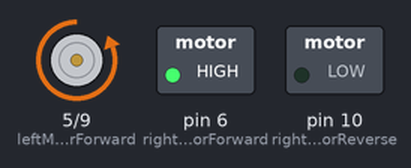
Recording of a sketch running on a simulated Arduino Uno, built with avr-gcc and run on an emulated ATmega328P. On the bench: motor-driver pin pairs drawn as motors (green arrow = first pin HIGH = forward, orange = second pin HIGH = backward, longer = more drive), switched loads named in the sketch (green lamp = pin HIGH).

Above: at 0.8 s.
Timing chart, 0 to 3.0 s (numbered marks = the images above):
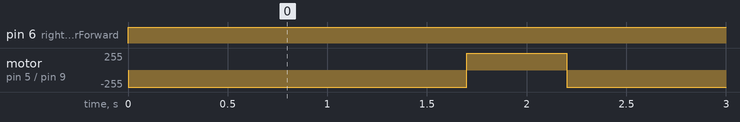

Measured:
- by itself, pin 6 (rightMotorForward): LOW → HIGH at 0.00 s
- by itself, motor on pin 5 (leftMotorForward) / pin 9 (leftMotorReverse): alternates forward 255/255 for 0.50 s and backward 255/255 for 1.7 s

The sketch:

up_up_down_down_left_right_left_right_b_a_start.ino
```cpp
#define leftMotorForward 5
#define leftMotorReverse 9
#define rightMotorForward 6
#define rightMotorReverse 10

#define leftTriggerPin A3
#define leftEchoPin A2
#define rightTriggerPin 2
#define rightEchoPin 3

#define switchOne 7
#define switchTwo 4

int distance = 0;

void forward() {
  digitalWrite(leftMotorForward , HIGH);
  digitalWrite(leftMotorReverse , LOW);
  digitalWrite(rightMotorForward , HIGH);
  digitalWrite(rightMotorReverse , LOW);
}

void backward() {
  digitalWrite(leftMotorForward , LOW);
  digitalWrite(leftMotorReverse , HIGH);
  digitalWrite(rightMotorForward , LOW);
  digitalWrite(rightMotorReverse , HIGH);
}

void left() {
  digitalWrite(leftMotorForward , HIGH);
  digitalWrite(leftMotorReverse , LOW);
  digitalWrite(rightMotorForward , LOW);
  digitalWrite(rightMotorReverse , HIGH);
}

void right() {
  digitalWrite(leftMotorForward , LOW);
  digitalWrite(leftMotorReverse , HIGH);
  digitalWrite(rightMotorForward , HIGH);
  digitalWrite(rightMotorReverse , LOW);
}

void setup() {
  Serial.begin(9600);
  pinMode (leftMotorForward , OUTPUT);
  pinMode (leftMotorReverse , OUTPUT);
  pinMode (rightMotorForward , OUTPUT);
  pinMode (rightMotorReverse , OUTPUT);
}

void loop() {
 /* forward();
  delay(1000);
  backward();
  delay(1000);
  right();
  delay(500);
  left();
  delay(1000);*/
  right();
  delay(1700);
  forward();
  delay(500);
}
```
